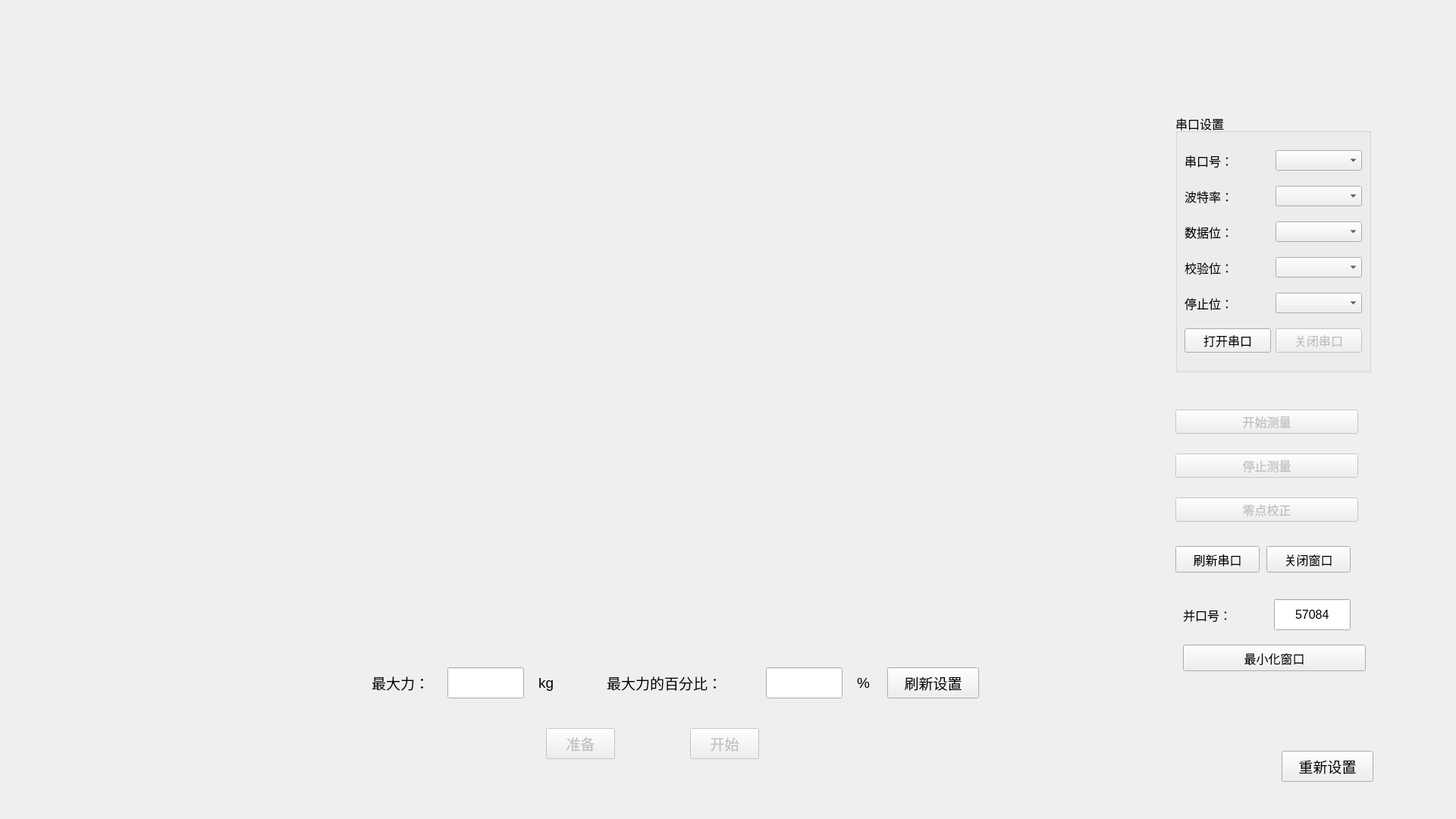
<?xml version="1.0" encoding="UTF-8"?>
<ui version="4.0">
 <class>Experiment</class>
 <widget class="QWidget" name="Experiment">
  <property name="geometry">
   <rect>
    <x>0</x>
    <y>0</y>
    <width>1920</width>
    <height>1080</height>
   </rect>
  </property>
  <property name="minimumSize">
   <size>
    <width>1920</width>
    <height>1080</height>
   </size>
  </property>
  <property name="maximumSize">
   <size>
    <width>1920</width>
    <height>1080</height>
   </size>
  </property>
  <property name="windowTitle">
   <string>Form</string>
  </property>
  <widget class="TaskDashboard" name="widget" native="true">
   <property name="geometry">
    <rect>
     <x>330</x>
     <y>250</y>
     <width>481</width>
     <height>361</height>
    </rect>
   </property>
  </widget>
  <widget class="QPushButton" name="pushButtonBack">
   <property name="geometry">
    <rect>
     <x>1690</x>
     <y>990</y>
     <width>121</width>
     <height>41</height>
    </rect>
   </property>
   <property name="font">
    <font>
     <pointsize>14</pointsize>
    </font>
   </property>
   <property name="text">
    <string>重新设置</string>
   </property>
  </widget>
  <widget class="QPushButton" name="pushButtonPrepare">
   <property name="enabled">
    <bool>false</bool>
   </property>
   <property name="geometry">
    <rect>
     <x>720</x>
     <y>960</y>
     <width>91</width>
     <height>41</height>
    </rect>
   </property>
   <property name="font">
    <font>
     <pointsize>14</pointsize>
    </font>
   </property>
   <property name="text">
    <string>准备</string>
   </property>
  </widget>
  <widget class="QPushButton" name="pushButtonStartExperiment">
   <property name="enabled">
    <bool>false</bool>
   </property>
   <property name="geometry">
    <rect>
     <x>910</x>
     <y>960</y>
     <width>91</width>
     <height>41</height>
    </rect>
   </property>
   <property name="font">
    <font>
     <pointsize>14</pointsize>
    </font>
   </property>
   <property name="text">
    <string>开始</string>
   </property>
  </widget>
  <widget class="QWidget" name="widget_3" native="true">
   <property name="geometry">
    <rect>
     <x>1530</x>
     <y>150</y>
     <width>291</width>
     <height>751</height>
    </rect>
   </property>
   <widget class="QPushButton" name="pushButtonCloseWidget">
    <property name="geometry">
     <rect>
      <x>140</x>
      <y>570</y>
      <width>111</width>
      <height>35</height>
     </rect>
    </property>
    <property name="font">
     <font>
      <pointsize>12</pointsize>
     </font>
    </property>
    <property name="text">
     <string>关闭窗口</string>
    </property>
   </widget>
   <widget class="QPushButton" name="pushButtonRefresh">
    <property name="geometry">
     <rect>
      <x>20</x>
      <y>570</y>
      <width>111</width>
      <height>35</height>
     </rect>
    </property>
    <property name="font">
     <font>
      <pointsize>12</pointsize>
     </font>
    </property>
    <property name="text">
     <string>刷新串口</string>
    </property>
   </widget>
   <widget class="QWidget" name="widget_2" native="true">
    <property name="geometry">
     <rect>
      <x>20</x>
      <y>370</y>
      <width>241</width>
      <height>191</height>
     </rect>
    </property>
    <layout class="QVBoxLayout" name="verticalLayout_2">
     <item>
      <widget class="QPushButton" name="pushButtonStart">
       <property name="enabled">
        <bool>false</bool>
       </property>
       <property name="font">
        <font>
         <pointsize>12</pointsize>
        </font>
       </property>
       <property name="text">
        <string>开始测量</string>
       </property>
      </widget>
     </item>
     <item>
      <widget class="QPushButton" name="pushButtonStop">
       <property name="enabled">
        <bool>false</bool>
       </property>
       <property name="font">
        <font>
         <pointsize>12</pointsize>
        </font>
       </property>
       <property name="text">
        <string>停止测量</string>
       </property>
      </widget>
     </item>
     <item>
      <widget class="QPushButton" name="pushButtonCorrect">
       <property name="enabled">
        <bool>false</bool>
       </property>
       <property name="font">
        <font>
         <pointsize>12</pointsize>
        </font>
       </property>
       <property name="text">
        <string>零点校正</string>
       </property>
      </widget>
     </item>
    </layout>
   </widget>
   <widget class="QGroupBox" name="groupBox">
    <property name="geometry">
     <rect>
      <x>20</x>
      <y>0</y>
      <width>258</width>
      <height>341</height>
     </rect>
    </property>
    <property name="font">
     <font>
      <pointsize>12</pointsize>
     </font>
    </property>
    <property name="title">
     <string>串口设置</string>
    </property>
    <layout class="QGridLayout" name="gridLayout">
     <item row="0" column="0">
      <widget class="QLabel" name="label">
       <property name="font">
        <font>
         <pointsize>12</pointsize>
        </font>
       </property>
       <property name="text">
        <string>串口号：</string>
       </property>
      </widget>
     </item>
     <item row="0" column="1">
      <widget class="QComboBox" name="comboBoxPort">
       <property name="font">
        <font>
         <pointsize>12</pointsize>
        </font>
       </property>
      </widget>
     </item>
     <item row="1" column="0">
      <widget class="QLabel" name="label_2">
       <property name="font">
        <font>
         <pointsize>12</pointsize>
        </font>
       </property>
       <property name="text">
        <string>波特率：</string>
       </property>
      </widget>
     </item>
     <item row="1" column="1">
      <widget class="QComboBox" name="comboBoxBaud">
       <property name="font">
        <font>
         <pointsize>12</pointsize>
        </font>
       </property>
      </widget>
     </item>
     <item row="2" column="0">
      <widget class="QLabel" name="label_3">
       <property name="font">
        <font>
         <pointsize>12</pointsize>
        </font>
       </property>
       <property name="text">
        <string>数据位：</string>
       </property>
      </widget>
     </item>
     <item row="2" column="1">
      <widget class="QComboBox" name="comboBoxData">
       <property name="font">
        <font>
         <pointsize>12</pointsize>
        </font>
       </property>
      </widget>
     </item>
     <item row="3" column="0">
      <widget class="QLabel" name="label_4">
       <property name="font">
        <font>
         <pointsize>12</pointsize>
        </font>
       </property>
       <property name="text">
        <string>校验位：</string>
       </property>
      </widget>
     </item>
     <item row="3" column="1">
      <widget class="QComboBox" name="comboBoxParity">
       <property name="font">
        <font>
         <pointsize>12</pointsize>
        </font>
       </property>
      </widget>
     </item>
     <item row="4" column="0">
      <widget class="QLabel" name="label_5">
       <property name="font">
        <font>
         <pointsize>12</pointsize>
        </font>
       </property>
       <property name="text">
        <string>停止位：</string>
       </property>
      </widget>
     </item>
     <item row="4" column="1">
      <widget class="QComboBox" name="comboBoxStop">
       <property name="font">
        <font>
         <pointsize>12</pointsize>
        </font>
       </property>
      </widget>
     </item>
     <item row="5" column="0">
      <widget class="QPushButton" name="pushButtonOpen">
       <property name="font">
        <font>
         <pointsize>12</pointsize>
        </font>
       </property>
       <property name="text">
        <string>打开串口</string>
       </property>
      </widget>
     </item>
     <item row="5" column="1">
      <widget class="QPushButton" name="pushButtonClose">
       <property name="enabled">
        <bool>false</bool>
       </property>
       <property name="font">
        <font>
         <pointsize>12</pointsize>
        </font>
       </property>
       <property name="text">
        <string>关闭串口</string>
       </property>
      </widget>
     </item>
    </layout>
   </widget>
   <widget class="QPushButton" name="pushButtonMinWidge">
    <property name="geometry">
     <rect>
      <x>30</x>
      <y>700</y>
      <width>241</width>
      <height>35</height>
     </rect>
    </property>
    <property name="font">
     <font>
      <pointsize>12</pointsize>
     </font>
    </property>
    <property name="text">
     <string>最小化窗口</string>
    </property>
   </widget>
   <widget class="QLineEdit" name="lineEditParallelPort">
    <property name="geometry">
     <rect>
      <x>150</x>
      <y>640</y>
      <width>101</width>
      <height>41</height>
     </rect>
    </property>
    <property name="font">
     <font>
      <pointsize>12</pointsize>
     </font>
    </property>
    <property name="text">
     <string>57084</string>
    </property>
    <property name="alignment">
     <set>Qt::AlignCenter</set>
    </property>
   </widget>
   <widget class="QLabel" name="label_11">
    <property name="geometry">
     <rect>
      <x>30</x>
      <y>630</y>
      <width>111</width>
      <height>61</height>
     </rect>
    </property>
    <property name="font">
     <font>
      <pointsize>12</pointsize>
     </font>
    </property>
    <property name="text">
     <string>并口号：</string>
    </property>
   </widget>
  </widget>
  <widget class="QWidget" name="widget_4" native="true">
   <property name="geometry">
    <rect>
     <x>480</x>
     <y>860</y>
     <width>831</width>
     <height>80</height>
    </rect>
   </property>
   <widget class="QPushButton" name="pushButtonRefreshSet">
    <property name="geometry">
     <rect>
      <x>690</x>
      <y>20</y>
      <width>121</width>
      <height>41</height>
     </rect>
    </property>
    <property name="font">
     <font>
      <pointsize>14</pointsize>
     </font>
    </property>
    <property name="text">
     <string>刷新设置</string>
    </property>
   </widget>
   <widget class="QLineEdit" name="lineEditMaxForce">
    <property name="geometry">
     <rect>
      <x>110</x>
      <y>20</y>
      <width>101</width>
      <height>41</height>
     </rect>
    </property>
    <property name="font">
     <font>
      <pointsize>14</pointsize>
     </font>
    </property>
    <property name="text">
     <string/>
    </property>
    <property name="alignment">
     <set>Qt::AlignCenter</set>
    </property>
   </widget>
   <widget class="QLabel" name="label_6">
    <property name="geometry">
     <rect>
      <x>100</x>
      <y>-10</y>
      <width>68</width>
      <height>15</height>
     </rect>
    </property>
    <property name="text">
     <string/>
    </property>
   </widget>
   <widget class="QLabel" name="label_7">
    <property name="geometry">
     <rect>
      <x>10</x>
      <y>10</y>
      <width>111</width>
      <height>61</height>
     </rect>
    </property>
    <property name="font">
     <font>
      <pointsize>14</pointsize>
     </font>
    </property>
    <property name="text">
     <string>最大力：</string>
    </property>
   </widget>
   <widget class="QLabel" name="label_8">
    <property name="geometry">
     <rect>
      <x>230</x>
      <y>10</y>
      <width>51</width>
      <height>61</height>
     </rect>
    </property>
    <property name="font">
     <font>
      <pointsize>14</pointsize>
     </font>
    </property>
    <property name="text">
     <string>kg</string>
    </property>
   </widget>
   <widget class="QLineEdit" name="lineEditPercent">
    <property name="geometry">
     <rect>
      <x>530</x>
      <y>20</y>
      <width>101</width>
      <height>41</height>
     </rect>
    </property>
    <property name="font">
     <font>
      <pointsize>14</pointsize>
     </font>
    </property>
    <property name="text">
     <string/>
    </property>
    <property name="alignment">
     <set>Qt::AlignCenter</set>
    </property>
   </widget>
   <widget class="QLabel" name="label_10">
    <property name="geometry">
     <rect>
      <x>650</x>
      <y>10</y>
      <width>51</width>
      <height>61</height>
     </rect>
    </property>
    <property name="font">
     <font>
      <pointsize>14</pointsize>
     </font>
    </property>
    <property name="text">
     <string>%</string>
    </property>
   </widget>
   <widget class="QLabel" name="label_9">
    <property name="geometry">
     <rect>
      <x>320</x>
      <y>10</y>
      <width>221</width>
      <height>61</height>
     </rect>
    </property>
    <property name="font">
     <font>
      <pointsize>14</pointsize>
     </font>
    </property>
    <property name="text">
     <string>最大力的百分比：</string>
    </property>
   </widget>
  </widget>
  <widget class="TaskInterface" name="widget_5" native="true">
   <property name="geometry">
    <rect>
     <x>520</x>
     <y>130</y>
     <width>120</width>
     <height>80</height>
    </rect>
   </property>
  </widget>
 </widget>
 <customwidgets>
  <customwidget>
   <class>TaskDashboard</class>
   <extends>QWidget</extends>
   <header location="global">taskdashboard.h</header>
   <container>1</container>
  </customwidget>
  <customwidget>
   <class>TaskInterface</class>
   <extends>QWidget</extends>
   <header>taskinterface.h</header>
   <container>1</container>
  </customwidget>
 </customwidgets>
 <resources/>
 <connections/>
</ui>
